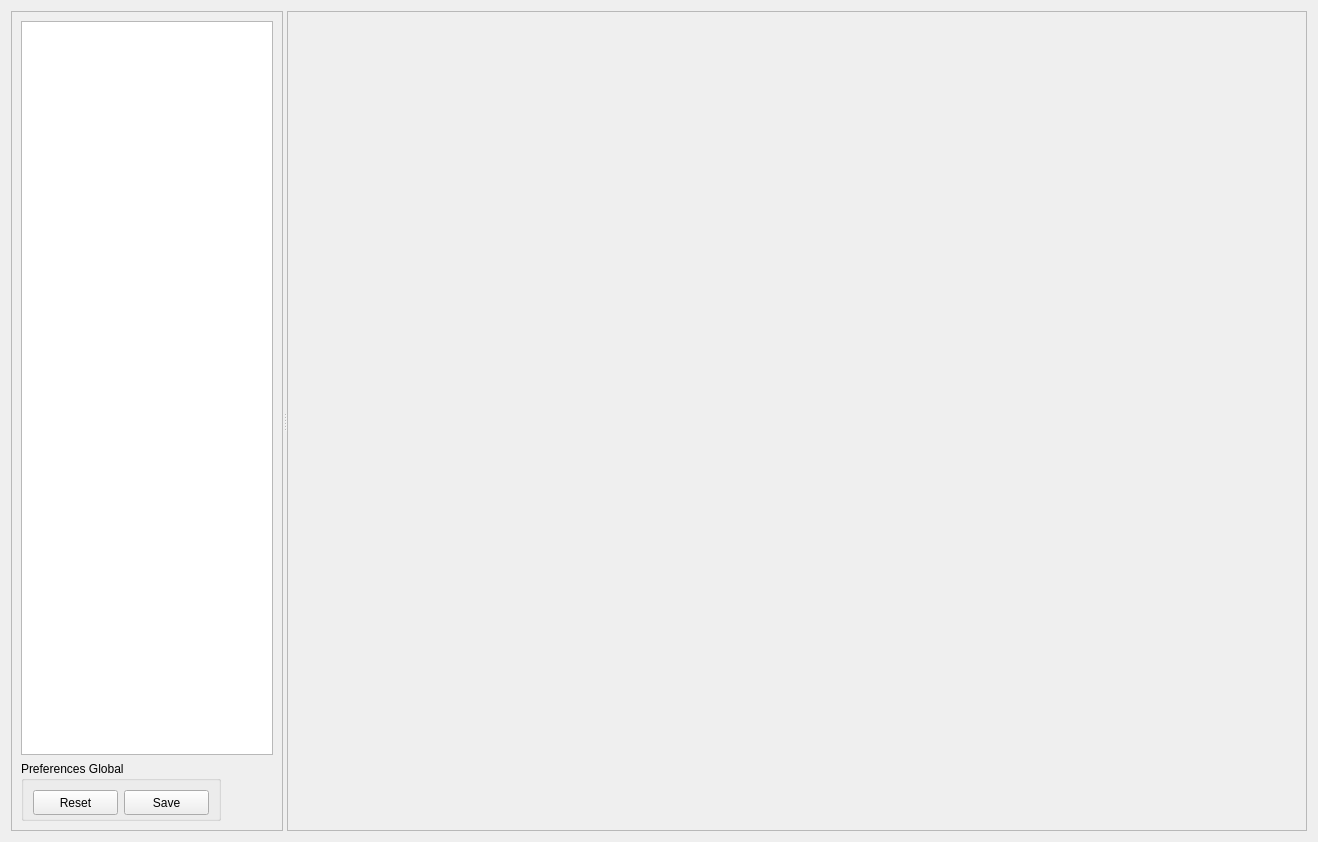
      <widget class="QWidget" name="tab_preferences">
       <property name="sizePolicy">
        <sizepolicy hsizetype="Expanding" vsizetype="Expanding">
         <horstretch>0</horstretch>
         <verstretch>0</verstretch>
        </sizepolicy>
       </property>
       <attribute name="title">
        <string>Preferences</string>
       </attribute>
       <layout class="QGridLayout" name="gridLayout_4">
        <item row="0" column="0">
         <widget class="QSplitter" name="tabPreferences_splitter">
          <property name="orientation">
           <enum>Qt::Horizontal</enum>
          </property>
          <widget class="QFrame" name="preferences_lhs_frame">
           <property name="frameShape">
            <enum>QFrame::StyledPanel</enum>
           </property>
           <property name="frameShadow">
            <enum>QFrame::Raised</enum>
           </property>
           <layout class="QVBoxLayout" name="verticalLayout_8">
            <item>
             <widget class="QTreeView" name="preferencesTab_treeView">
              <property name="sizePolicy">
               <sizepolicy hsizetype="MinimumExpanding" vsizetype="MinimumExpanding">
                <horstretch>0</horstretch>
                <verstretch>0</verstretch>
               </sizepolicy>
              </property>
              <property name="minimumSize">
               <size>
                <width>200</width>
                <height>0</height>
               </size>
              </property>
              <property name="editTriggers">
               <set>QAbstractItemView::NoEditTriggers</set>
              </property>
              <property name="showDropIndicator" stdset="0">
               <bool>false</bool>
              </property>
              <property name="textElideMode">
               <enum>Qt::ElideNone</enum>
              </property>
             </widget>
            </item>
            <item>
             <layout class="QHBoxLayout" name="preferencesGlobal_horizontalLayout">
              <item>
               <widget class="QGroupBox" name="preferencesGlobal_groupBox">
                <property name="sizePolicy">
                 <sizepolicy hsizetype="Fixed" vsizetype="Fixed">
                  <horstretch>0</horstretch>
                  <verstretch>0</verstretch>
                 </sizepolicy>
                </property>
                <property name="minimumSize">
                 <size>
                  <width>200</width>
                  <height>60</height>
                 </size>
                </property>
                <property name="maximumSize">
                 <size>
                  <width>200</width>
                  <height>60</height>
                 </size>
                </property>
                <property name="title">
                 <string>Preferences Global</string>
                </property>
                <layout class="QHBoxLayout" name="horizontalLayout_5">
                 <property name="leftMargin">
                  <number>9</number>
                 </property>
                 <property name="topMargin">
                  <number>9</number>
                 </property>
                 <property name="rightMargin">
                  <number>9</number>
                 </property>
                 <property name="bottomMargin">
                  <number>9</number>
                 </property>
                 <item>
                  <widget class="QPushButton" name="preferencesGlobal_load_pushButton">
                   <property name="sizePolicy">
                    <sizepolicy hsizetype="Minimum" vsizetype="MinimumExpanding">
                     <horstretch>0</horstretch>
                     <verstretch>0</verstretch>
                    </sizepolicy>
                   </property>
                   <property name="minimumSize">
                    <size>
                     <width>0</width>
                     <height>25</height>
                    </size>
                   </property>
                   <property name="maximumSize">
                    <size>
                     <width>16777215</width>
                     <height>16777215</height>
                    </size>
                   </property>
                   <property name="text">
                    <string>Reset</string>
                   </property>
                  </widget>
                 </item>
                 <item>
                  <widget class="QPushButton" name="preferencesGlobal_save_pushButton">
                   <property name="sizePolicy">
                    <sizepolicy hsizetype="Minimum" vsizetype="MinimumExpanding">
                     <horstretch>0</horstretch>
                     <verstretch>0</verstretch>
                    </sizepolicy>
                   </property>
                   <property name="minimumSize">
                    <size>
                     <width>0</width>
                     <height>25</height>
                    </size>
                   </property>
                   <property name="maximumSize">
                    <size>
                     <width>16777215</width>
                     <height>16777215</height>
                    </size>
                   </property>
                   <property name="text">
                    <string>Save</string>
                   </property>
                  </widget>
                 </item>
                </layout>
               </widget>
              </item>
              <item>
               <spacer name="horizontalSpacer_4">
                <property name="orientation">
                 <enum>Qt::Horizontal</enum>
                </property>
                <property name="sizeHint" stdset="0">
                 <size>
                  <width>40</width>
                  <height>20</height>
                 </size>
                </property>
               </spacer>
              </item>
             </layout>
            </item>
           </layout>
          </widget>
          <widget class="QFrame" name="preferences_rhs_frame">
           <property name="frameShape">
            <enum>QFrame::StyledPanel</enum>
           </property>
           <property name="frameShadow">
            <enum>QFrame::Raised</enum>
           </property>
           <layout class="QVBoxLayout" name="verticalLayout_9">
            <item>
             <widget class="QWidget" name="mainWidget_preferencesTab" native="true">
              <property name="sizePolicy">
               <sizepolicy hsizetype="MinimumExpanding" vsizetype="MinimumExpanding">
                <horstretch>0</horstretch>
                <verstretch>0</verstretch>
               </sizepolicy>
              </property>
              <property name="minimumSize">
               <size>
                <width>1000</width>
                <height>800</height>
               </size>
              </property>
              <property name="autoFillBackground">
               <bool>true</bool>
              </property>
              <layout class="QGridLayout" name="gridLayout_mainWidget_preferencesTab">
               <property name="leftMargin">
                <number>0</number>
               </property>
               <property name="topMargin">
                <number>0</number>
               </property>
               <property name="rightMargin">
                <number>0</number>
               </property>
               <property name="bottomMargin">
                <number>0</number>
               </property>
               <property name="spacing">
                <number>0</number>
               </property>
              </layout>
             </widget>
            </item>
           </layout>
          </widget>
         </widget>
        </item>
       </layout>
      </widget>
